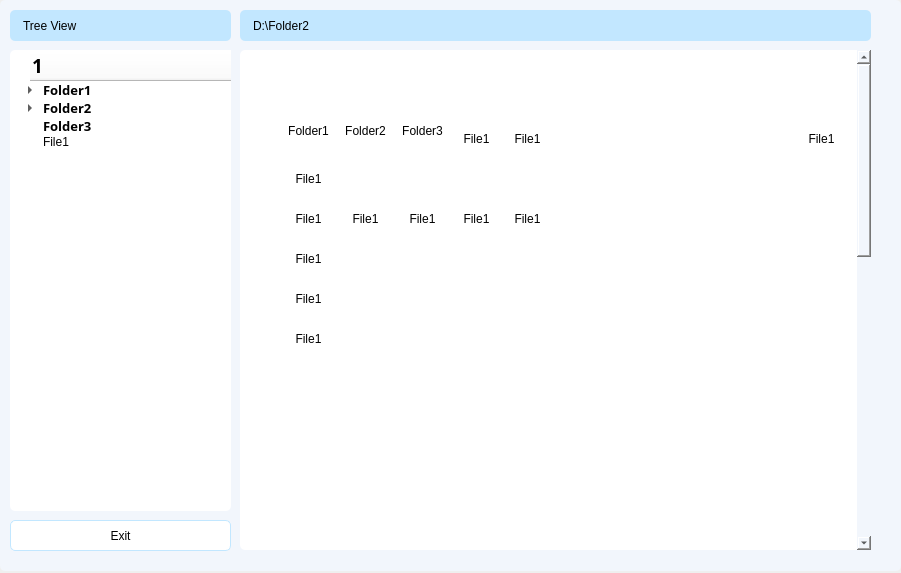
<?xml version="1.0" encoding="UTF-8"?>
<ui version="4.0">
 <class>fileExplorer</class>
 <widget class="QWidget" name="fileExplorer">
  <property name="geometry">
   <rect>
    <x>0</x>
    <y>0</y>
    <width>901</width>
    <height>573</height>
   </rect>
  </property>
  <property name="windowTitle">
   <string>Form</string>
  </property>
  <widget class="QWidget" name="MainWidget" native="true">
   <property name="geometry">
    <rect>
     <x>0</x>
     <y>0</y>
     <width>901</width>
     <height>571</height>
    </rect>
   </property>
   <property name="styleSheet">
    <string notr="true">border-radius: 5px;
background-color: #F2F6FC;</string>
   </property>
   <widget class="QLabel" name="TreeView">
    <property name="geometry">
     <rect>
      <x>10</x>
      <y>10</y>
      <width>221</width>
      <height>31</height>
     </rect>
    </property>
    <property name="styleSheet">
     <string notr="true">background-color: rgb(194, 231, 255);
border: 1px #000000;
border-radius: 5px;
padding-left: 10px;
font: 600 11pt &quot;UTM Avo&quot;;</string>
    </property>
    <property name="text">
     <string>Tree View</string>
    </property>
   </widget>
   <widget class="QTreeWidget" name="treeWidget">
    <property name="geometry">
     <rect>
      <x>10</x>
      <y>50</y>
      <width>221</width>
      <height>461</height>
     </rect>
    </property>
    <property name="styleSheet">
     <string notr="true">background-color: #ffffff;
border: 1px #000000;
border-radius: 5px;
padding-left: 10px;
font: 500 10pt &quot;UTM Avo&quot;;</string>
    </property>
    <column>
     <property name="text">
      <string/>
     </property>
     <property name="font">
      <font>
       <family>UTM Avo</family>
       <pointsize>14</pointsize>
       <bold>true</bold>
      </font>
     </property>
     <property name="background">
      <color>
       <red>194</red>
       <green>231</green>
       <blue>255</blue>
      </color>
     </property>
     <property name="foreground">
      <brush brushstyle="NoBrush">
       <color alpha="255">
        <red>0</red>
        <green>132</green>
        <blue>255</blue>
       </color>
      </brush>
     </property>
    </column>
    <item>
     <property name="text">
      <string>Folder1</string>
     </property>
     <property name="font">
      <font>
       <family>UTM Avo</family>
       <pointsize>10</pointsize>
       <bold>true</bold>
      </font>
     </property>
     <property name="icon">
      <iconset theme="folder">
       <normaloff>.</normaloff>.</iconset>
     </property>
     <item>
      <property name="text">
       <string>File1.1</string>
      </property>
      <property name="icon">
       <iconset theme="document-open">
        <normaloff>.</normaloff>.</iconset>
      </property>
     </item>
     <item>
      <property name="text">
       <string>File1.2</string>
      </property>
     </item>
     <item>
      <property name="text">
       <string>Folder1.1</string>
      </property>
      <property name="font">
       <font>
        <family>UTM Avo</family>
        <pointsize>10</pointsize>
        <bold>true</bold>
       </font>
      </property>
      <item>
       <property name="text">
        <string>File1.3</string>
       </property>
      </item>
     </item>
    </item>
    <item>
     <property name="text">
      <string>Folder2</string>
     </property>
     <property name="font">
      <font>
       <family>UTM Avo</family>
       <pointsize>10</pointsize>
       <bold>true</bold>
      </font>
     </property>
     <item>
      <property name="text">
       <string>Folder2.1</string>
      </property>
      <property name="font">
       <font>
        <family>UTM Avo</family>
        <pointsize>10</pointsize>
        <bold>true</bold>
       </font>
      </property>
     </item>
     <item>
      <property name="text">
       <string>File2.1</string>
      </property>
     </item>
    </item>
    <item>
     <property name="text">
      <string>Folder3</string>
     </property>
     <property name="font">
      <font>
       <family>UTM Avo</family>
       <pointsize>10</pointsize>
       <bold>true</bold>
      </font>
     </property>
    </item>
    <item>
     <property name="text">
      <string>File1</string>
     </property>
    </item>
   </widget>
   <widget class="QLabel" name="Path">
    <property name="geometry">
     <rect>
      <x>240</x>
      <y>10</y>
      <width>631</width>
      <height>31</height>
     </rect>
    </property>
    <property name="styleSheet">
     <string notr="true">background-color: rgb(194, 231, 255);
border: 1px #000000;
border-radius: 5px;
padding-left: 10px;
font: 600 11pt &quot;UTM Avo&quot;;</string>
    </property>
    <property name="text">
     <string>D:\Folder2</string>
    </property>
   </widget>
   <widget class="QScrollArea" name="scrollArea">
    <property name="geometry">
     <rect>
      <x>240</x>
      <y>50</y>
      <width>631</width>
      <height>500</height>
     </rect>
    </property>
    <property name="sizePolicy">
     <sizepolicy hsizetype="Fixed" vsizetype="Minimum">
      <horstretch>0</horstretch>
      <verstretch>0</verstretch>
     </sizepolicy>
    </property>
    <property name="minimumSize">
     <size>
      <width>500</width>
      <height>100</height>
     </size>
    </property>
    <property name="maximumSize">
     <size>
      <width>16777215</width>
      <height>16777215</height>
     </size>
    </property>
    <property name="styleSheet">
     <string notr="true">background-color: #ffffff;
border: 1px #000000;
border-radius: 5px;
padding-left: 10px;
font: 500 10pt &quot;UTM Avo&quot;;</string>
    </property>
    <property name="widgetResizable">
     <bool>true</bool>
    </property>
    <widget class="QWidget" name="Contents">
     <property name="geometry">
      <rect>
       <x>0</x>
       <y>0</y>
       <width>604</width>
       <height>1222</height>
      </rect>
     </property>
     <property name="sizePolicy">
      <sizepolicy hsizetype="Preferred" vsizetype="Minimum">
       <horstretch>0</horstretch>
       <verstretch>0</verstretch>
      </sizepolicy>
     </property>
     <layout class="QVBoxLayout" name="verticalLayout_2">
      <item>
       <widget class="QFrame" name="GirdFrame">
        <property name="sizePolicy">
         <sizepolicy hsizetype="Preferred" vsizetype="Minimum">
          <horstretch>0</horstretch>
          <verstretch>0</verstretch>
         </sizepolicy>
        </property>
        <property name="minimumSize">
         <size>
          <width>500</width>
          <height>1200</height>
         </size>
        </property>
        <property name="maximumSize">
         <size>
          <width>1500</width>
          <height>15004</height>
         </size>
        </property>
        <property name="styleSheet">
         <string notr="true"/>
        </property>
        <property name="frameShape">
         <enum>QFrame::StyledPanel</enum>
        </property>
        <property name="frameShadow">
         <enum>QFrame::Raised</enum>
        </property>
        <layout class="QVBoxLayout" name="verticalLayout">
         <item>
          <layout class="QGridLayout" name="DirectoryGrid">
           <item row="4" column="0">
            <layout class="QVBoxLayout" name="File1_25">
             <item>
              <widget class="QLabel" name="IconFile1_20">
               <property name="maximumSize">
                <size>
                 <width>100</width>
                 <height>100</height>
                </size>
               </property>
               <property name="text">
                <string/>
               </property>
               <property name="textFormat">
                <enum>Qt::RichText</enum>
               </property>
               <property name="pixmap">
                <pixmap>C:/Users/LENOVO/Downloads/document.png</pixmap>
               </property>
               <property name="scaledContents">
                <bool>true</bool>
               </property>
               <property name="margin">
                <number>17</number>
               </property>
              </widget>
             </item>
             <item>
              <widget class="QLabel" name="Label_20">
               <property name="maximumSize">
                <size>
                 <width>100</width>
                 <height>50</height>
                </size>
               </property>
               <property name="text">
                <string>File1</string>
               </property>
               <property name="alignment">
                <set>Qt::AlignCenter</set>
               </property>
              </widget>
             </item>
            </layout>
           </item>
           <item row="2" column="0">
            <layout class="QVBoxLayout" name="File1_9">
             <item>
              <widget class="QLabel" name="IconFile1_4">
               <property name="maximumSize">
                <size>
                 <width>100</width>
                 <height>100</height>
                </size>
               </property>
               <property name="text">
                <string/>
               </property>
               <property name="textFormat">
                <enum>Qt::RichText</enum>
               </property>
               <property name="pixmap">
                <pixmap>C:/Users/LENOVO/Downloads/document.png</pixmap>
               </property>
               <property name="scaledContents">
                <bool>true</bool>
               </property>
               <property name="margin">
                <number>17</number>
               </property>
              </widget>
             </item>
             <item>
              <widget class="QLabel" name="Label_4">
               <property name="maximumSize">
                <size>
                 <width>100</width>
                 <height>50</height>
                </size>
               </property>
               <property name="text">
                <string>File1</string>
               </property>
               <property name="alignment">
                <set>Qt::AlignCenter</set>
               </property>
              </widget>
             </item>
            </layout>
           </item>
           <item row="2" column="1">
            <layout class="QVBoxLayout" name="File1_10">
             <item>
              <widget class="QLabel" name="IconFile1_5">
               <property name="maximumSize">
                <size>
                 <width>100</width>
                 <height>100</height>
                </size>
               </property>
               <property name="text">
                <string/>
               </property>
               <property name="textFormat">
                <enum>Qt::RichText</enum>
               </property>
               <property name="pixmap">
                <pixmap>C:/Users/LENOVO/Downloads/document.png</pixmap>
               </property>
               <property name="scaledContents">
                <bool>true</bool>
               </property>
               <property name="margin">
                <number>17</number>
               </property>
              </widget>
             </item>
             <item>
              <widget class="QLabel" name="Label_5">
               <property name="maximumSize">
                <size>
                 <width>100</width>
                 <height>50</height>
                </size>
               </property>
               <property name="text">
                <string>File1</string>
               </property>
               <property name="alignment">
                <set>Qt::AlignCenter</set>
               </property>
              </widget>
             </item>
            </layout>
           </item>
           <item row="2" column="3">
            <layout class="QVBoxLayout" name="File1_12">
             <item>
              <widget class="QLabel" name="IconFile1_7">
               <property name="maximumSize">
                <size>
                 <width>100</width>
                 <height>100</height>
                </size>
               </property>
               <property name="text">
                <string/>
               </property>
               <property name="textFormat">
                <enum>Qt::RichText</enum>
               </property>
               <property name="pixmap">
                <pixmap>C:/Users/LENOVO/Downloads/document.png</pixmap>
               </property>
               <property name="scaledContents">
                <bool>true</bool>
               </property>
               <property name="margin">
                <number>17</number>
               </property>
              </widget>
             </item>
             <item>
              <widget class="QLabel" name="label">
               <property name="maximumSize">
                <size>
                 <width>100</width>
                 <height>50</height>
                </size>
               </property>
               <property name="text">
                <string>File1</string>
               </property>
               <property name="alignment">
                <set>Qt::AlignCenter</set>
               </property>
              </widget>
             </item>
            </layout>
           </item>
           <item row="0" column="4">
            <layout class="QVBoxLayout" name="File1_7">
             <item>
              <widget class="QLabel" name="IconFile1_2">
               <property name="maximumSize">
                <size>
                 <width>100</width>
                 <height>100</height>
                </size>
               </property>
               <property name="styleSheet">
                <string notr="true">padding-top: 10px;
padding-bottom: 6px;
margin: 14px;</string>
               </property>
               <property name="text">
                <string/>
               </property>
               <property name="textFormat">
                <enum>Qt::RichText</enum>
               </property>
               <property name="pixmap">
                <pixmap>C:/Users/LENOVO/Downloads/document.png</pixmap>
               </property>
               <property name="scaledContents">
                <bool>true</bool>
               </property>
               <property name="margin">
                <number>0</number>
               </property>
              </widget>
             </item>
             <item>
              <widget class="QLabel" name="Label_2">
               <property name="maximumSize">
                <size>
                 <width>100</width>
                 <height>50</height>
                </size>
               </property>
               <property name="text">
                <string>File1</string>
               </property>
               <property name="alignment">
                <set>Qt::AlignCenter</set>
               </property>
              </widget>
             </item>
            </layout>
           </item>
           <item row="0" column="0">
            <layout class="QVBoxLayout" name="Folder1">
             <item>
              <widget class="QLabel" name="Folder1_icon">
               <property name="maximumSize">
                <size>
                 <width>100</width>
                 <height>100</height>
                </size>
               </property>
               <property name="styleSheet">
                <string notr="true">padding-top: 12px;
padding-bottom: 6px;
margin: 5px;</string>
               </property>
               <property name="text">
                <string/>
               </property>
               <property name="textFormat">
                <enum>Qt::RichText</enum>
               </property>
               <property name="pixmap">
                <pixmap>C:/Users/LENOVO/Downloads/folder (1).png</pixmap>
               </property>
               <property name="scaledContents">
                <bool>true</bool>
               </property>
               <property name="alignment">
                <set>Qt::AlignLeading|Qt::AlignLeft|Qt::AlignVCenter</set>
               </property>
               <property name="margin">
                <number>0</number>
               </property>
              </widget>
             </item>
             <item>
              <widget class="QLabel" name="Folder1_label">
               <property name="maximumSize">
                <size>
                 <width>100</width>
                 <height>50</height>
                </size>
               </property>
               <property name="text">
                <string>Folder1</string>
               </property>
               <property name="alignment">
                <set>Qt::AlignCenter</set>
               </property>
              </widget>
             </item>
            </layout>
           </item>
           <item row="3" column="0">
            <layout class="QVBoxLayout" name="File1_27">
             <item>
              <widget class="QLabel" name="IconFile1_22">
               <property name="maximumSize">
                <size>
                 <width>100</width>
                 <height>100</height>
                </size>
               </property>
               <property name="text">
                <string/>
               </property>
               <property name="textFormat">
                <enum>Qt::RichText</enum>
               </property>
               <property name="pixmap">
                <pixmap>C:/Users/LENOVO/Downloads/document.png</pixmap>
               </property>
               <property name="scaledContents">
                <bool>true</bool>
               </property>
               <property name="margin">
                <number>17</number>
               </property>
              </widget>
             </item>
             <item>
              <widget class="QLabel" name="Label_22">
               <property name="maximumSize">
                <size>
                 <width>100</width>
                 <height>50</height>
                </size>
               </property>
               <property name="text">
                <string>File1</string>
               </property>
               <property name="alignment">
                <set>Qt::AlignCenter</set>
               </property>
              </widget>
             </item>
            </layout>
           </item>
           <item row="2" column="4">
            <layout class="QVBoxLayout" name="File1_13">
             <item>
              <widget class="QLabel" name="IconFile1_8">
               <property name="maximumSize">
                <size>
                 <width>100</width>
                 <height>100</height>
                </size>
               </property>
               <property name="text">
                <string/>
               </property>
               <property name="textFormat">
                <enum>Qt::RichText</enum>
               </property>
               <property name="pixmap">
                <pixmap>C:/Users/LENOVO/Downloads/document.png</pixmap>
               </property>
               <property name="scaledContents">
                <bool>true</bool>
               </property>
               <property name="margin">
                <number>17</number>
               </property>
              </widget>
             </item>
             <item>
              <widget class="QLabel" name="Label_8">
               <property name="maximumSize">
                <size>
                 <width>100</width>
                 <height>50</height>
                </size>
               </property>
               <property name="text">
                <string>File1</string>
               </property>
               <property name="alignment">
                <set>Qt::AlignCenter</set>
               </property>
              </widget>
             </item>
            </layout>
           </item>
           <item row="0" column="2">
            <layout class="QVBoxLayout" name="Folder3">
             <item>
              <widget class="QLabel" name="Folder3_icon">
               <property name="maximumSize">
                <size>
                 <width>100</width>
                 <height>100</height>
                </size>
               </property>
               <property name="styleSheet">
                <string notr="true">padding-top: 12px;
padding-bottom: 6px;
margin: 5px;</string>
               </property>
               <property name="text">
                <string/>
               </property>
               <property name="textFormat">
                <enum>Qt::RichText</enum>
               </property>
               <property name="pixmap">
                <pixmap>C:/Users/LENOVO/Downloads/folder (1).png</pixmap>
               </property>
               <property name="scaledContents">
                <bool>true</bool>
               </property>
               <property name="margin">
                <number>0</number>
               </property>
              </widget>
             </item>
             <item>
              <widget class="QLabel" name="Folder3_label">
               <property name="maximumSize">
                <size>
                 <width>100</width>
                 <height>50</height>
                </size>
               </property>
               <property name="text">
                <string>Folder3</string>
               </property>
               <property name="alignment">
                <set>Qt::AlignCenter</set>
               </property>
              </widget>
             </item>
            </layout>
           </item>
           <item row="0" column="1">
            <layout class="QVBoxLayout" name="Folder2">
             <item>
              <widget class="QLabel" name="Folder2_icon">
               <property name="maximumSize">
                <size>
                 <width>100</width>
                 <height>100</height>
                </size>
               </property>
               <property name="styleSheet">
                <string notr="true">padding-top: 12px;
padding-bottom: 6px;
margin: 5px;</string>
               </property>
               <property name="text">
                <string/>
               </property>
               <property name="textFormat">
                <enum>Qt::RichText</enum>
               </property>
               <property name="pixmap">
                <pixmap>C:/Users/LENOVO/Downloads/folder (1).png</pixmap>
               </property>
               <property name="scaledContents">
                <bool>true</bool>
               </property>
               <property name="margin">
                <number>0</number>
               </property>
              </widget>
             </item>
             <item>
              <widget class="QLabel" name="Folder2_label">
               <property name="maximumSize">
                <size>
                 <width>100</width>
                 <height>50</height>
                </size>
               </property>
               <property name="text">
                <string>Folder2</string>
               </property>
               <property name="alignment">
                <set>Qt::AlignCenter</set>
               </property>
              </widget>
             </item>
            </layout>
           </item>
           <item row="0" column="6">
            <layout class="QVBoxLayout" name="File1_24">
             <item>
              <widget class="QLabel" name="IconFile1_19">
               <property name="maximumSize">
                <size>
                 <width>100</width>
                 <height>100</height>
                </size>
               </property>
               <property name="styleSheet">
                <string notr="true">padding-top: 10px;
padding-bottom: 6px;
margin: 14px;</string>
               </property>
               <property name="text">
                <string/>
               </property>
               <property name="textFormat">
                <enum>Qt::RichText</enum>
               </property>
               <property name="pixmap">
                <pixmap>C:/Users/LENOVO/Downloads/document.png</pixmap>
               </property>
               <property name="scaledContents">
                <bool>true</bool>
               </property>
               <property name="margin">
                <number>0</number>
               </property>
              </widget>
             </item>
             <item>
              <widget class="QLabel" name="Label_19">
               <property name="maximumSize">
                <size>
                 <width>100</width>
                 <height>50</height>
                </size>
               </property>
               <property name="text">
                <string>File1</string>
               </property>
               <property name="alignment">
                <set>Qt::AlignCenter</set>
               </property>
              </widget>
             </item>
            </layout>
           </item>
           <item row="6" column="0">
            <spacer name="VSpacer">
             <property name="orientation">
              <enum>Qt::Vertical</enum>
             </property>
             <property name="sizeHint" stdset="0">
              <size>
               <width>20</width>
               <height>40</height>
              </size>
             </property>
            </spacer>
           </item>
           <item row="2" column="2">
            <layout class="QVBoxLayout" name="File1_11">
             <item>
              <widget class="QLabel" name="IconFile1_6">
               <property name="maximumSize">
                <size>
                 <width>100</width>
                 <height>100</height>
                </size>
               </property>
               <property name="text">
                <string/>
               </property>
               <property name="textFormat">
                <enum>Qt::RichText</enum>
               </property>
               <property name="pixmap">
                <pixmap>C:/Users/LENOVO/Downloads/document.png</pixmap>
               </property>
               <property name="scaledContents">
                <bool>true</bool>
               </property>
               <property name="margin">
                <number>17</number>
               </property>
              </widget>
             </item>
             <item>
              <widget class="QLabel" name="Label_6">
               <property name="maximumSize">
                <size>
                 <width>100</width>
                 <height>50</height>
                </size>
               </property>
               <property name="text">
                <string>File1</string>
               </property>
               <property name="alignment">
                <set>Qt::AlignCenter</set>
               </property>
              </widget>
             </item>
            </layout>
           </item>
           <item row="5" column="0">
            <layout class="QVBoxLayout" name="File1_26">
             <item>
              <widget class="QLabel" name="IconFile1_21">
               <property name="maximumSize">
                <size>
                 <width>100</width>
                 <height>100</height>
                </size>
               </property>
               <property name="text">
                <string/>
               </property>
               <property name="textFormat">
                <enum>Qt::RichText</enum>
               </property>
               <property name="pixmap">
                <pixmap>C:/Users/LENOVO/Downloads/document.png</pixmap>
               </property>
               <property name="scaledContents">
                <bool>true</bool>
               </property>
               <property name="margin">
                <number>17</number>
               </property>
              </widget>
             </item>
             <item>
              <widget class="QLabel" name="Label_21">
               <property name="maximumSize">
                <size>
                 <width>100</width>
                 <height>50</height>
                </size>
               </property>
               <property name="text">
                <string>File1</string>
               </property>
               <property name="alignment">
                <set>Qt::AlignCenter</set>
               </property>
              </widget>
             </item>
            </layout>
           </item>
           <item row="0" column="5">
            <spacer name="HSpacer">
             <property name="orientation">
              <enum>Qt::Horizontal</enum>
             </property>
             <property name="sizeHint" stdset="0">
              <size>
               <width>40</width>
               <height>20</height>
              </size>
             </property>
            </spacer>
           </item>
           <item row="0" column="3">
            <layout class="QVBoxLayout" name="File1">
             <item>
              <widget class="QLabel" name="File1_icon">
               <property name="maximumSize">
                <size>
                 <width>100</width>
                 <height>100</height>
                </size>
               </property>
               <property name="styleSheet">
                <string notr="true">padding-top: 10px;
padding-bottom: 6px;
margin: 14px;</string>
               </property>
               <property name="text">
                <string/>
               </property>
               <property name="textFormat">
                <enum>Qt::RichText</enum>
               </property>
               <property name="pixmap">
                <pixmap>C:/Users/LENOVO/Downloads/document.png</pixmap>
               </property>
               <property name="scaledContents">
                <bool>true</bool>
               </property>
               <property name="margin">
                <number>0</number>
               </property>
              </widget>
             </item>
             <item>
              <widget class="QLabel" name="File1_label">
               <property name="maximumSize">
                <size>
                 <width>100</width>
                 <height>50</height>
                </size>
               </property>
               <property name="text">
                <string>File1</string>
               </property>
               <property name="alignment">
                <set>Qt::AlignCenter</set>
               </property>
              </widget>
             </item>
            </layout>
           </item>
           <item row="1" column="0">
            <layout class="QVBoxLayout" name="File1_28">
             <item>
              <widget class="QLabel" name="IconFile1_23">
               <property name="maximumSize">
                <size>
                 <width>100</width>
                 <height>100</height>
                </size>
               </property>
               <property name="text">
                <string/>
               </property>
               <property name="textFormat">
                <enum>Qt::RichText</enum>
               </property>
               <property name="pixmap">
                <pixmap>C:/Users/LENOVO/Downloads/document.png</pixmap>
               </property>
               <property name="scaledContents">
                <bool>true</bool>
               </property>
               <property name="margin">
                <number>17</number>
               </property>
              </widget>
             </item>
             <item>
              <widget class="QLabel" name="Label_23">
               <property name="maximumSize">
                <size>
                 <width>100</width>
                 <height>50</height>
                </size>
               </property>
               <property name="text">
                <string>File1</string>
               </property>
               <property name="alignment">
                <set>Qt::AlignCenter</set>
               </property>
              </widget>
             </item>
            </layout>
           </item>
          </layout>
         </item>
        </layout>
       </widget>
      </item>
     </layout>
    </widget>
   </widget>
   <widget class="QPushButton" name="exitButton">
    <property name="geometry">
     <rect>
      <x>10</x>
      <y>520</y>
      <width>221</width>
      <height>31</height>
     </rect>
    </property>
    <property name="styleSheet">
     <string notr="true">font: 600 10pt &quot;UTM Avo&quot;;
border: 1px solid rgb(194, 231, 255);
background-color: #ffffff;
border-radius: 5px;
</string>
    </property>
    <property name="text">
     <string>Exit</string>
    </property>
   </widget>
   <zorder>treeWidget</zorder>
   <zorder>TreeView</zorder>
   <zorder>scrollArea</zorder>
   <zorder>Path</zorder>
   <zorder>exitButton</zorder>
  </widget>
 </widget>
 <resources/>
 <connections/>
</ui>
